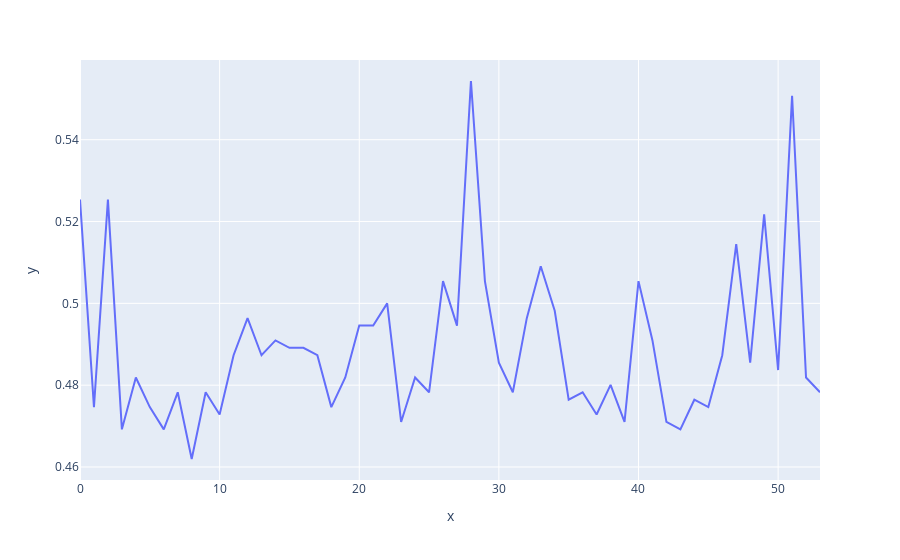

Notebook code for this chart:
### Code cell
print(backdoorAcc)
fig = px.line(y=backdoorAcc)
fig.show()

### Figure 1 — Plotly figure (JSON) as saved in the notebook; plotly's stock layout.template omitted (floating-point values rounded to 4 significant figures)
{"data": [{"hovertemplate": "x=%{x}<br>y=%{y}<extra></extra>", "legendgroup": "", "line": {"color": "#636efa", "dash": "solid"}, "mode": "lines", "name": "", "orientation": "v", "showlegend": false, "type": "scatter", "x": [0, 1, 2, 3, 4, 5, 6, 7, 8, 9, 10, 11, 12, 13, 14, 15, 16, 17, 18, 19, 20, 21, 22, 23, 24, 25, 26, 27, 28, 29, 30, 31, 32, 33, 34, 35, 36, 37, 38, 39, 40, 41, 42, 43, 44, 45, 46, 47, 48, 49, 50, 51, 52, 53], "xaxis": "x", "y": [0.5254, 0.4746, 0.5254, 0.4692, 0.4819, 0.4746, 0.4692, 0.4783, 0.462, 0.4783, 0.4728, 0.4873, 0.4964, 0.4873, 0.4909, 0.4891, 0.4891, 0.4873, 0.4746, 0.4819, 0.4946, 0.4946, 0.5, 0.471, 0.4819, 0.4783, 0.5054, 0.4946, 0.5543, 0.5054, 0.4855, 0.4783, 0.4964, 0.5091, 0.4982, 0.4764, 0.4783, 0.4728, 0.4801, 0.471, 0.5054, 0.4909, 0.471, 0.4692, 0.4764, 0.4746, 0.4873, 0.5145, 0.4855, 0.5217, 0.4837, 0.5507, 0.4819, 0.4783], "yaxis": "y"}], "layout": {"autosize": true, "legend": {"tracegroupgap": 0}, "margin": {"t": 60}, "xaxis": {"anchor": "y", "autorange": true, "domain": [0, 1], "range": [0, 53], "title": {"text": "x"}, "type": "linear"}, "yaxis": {"anchor": "x", "autorange": true, "domain": [0, 1], "range": [0.4568, 0.5595], "title": {"text": "y"}, "type": "linear"}}}
